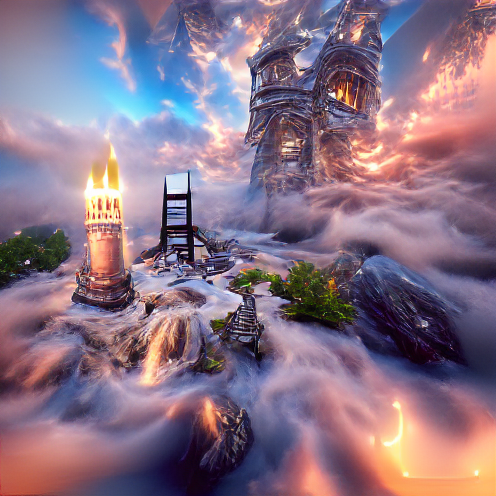
#> input picture game_with_opencv/background.png, 496 x 496 px
$ python game_opencv.py
#> lines starting #> are read from the running program, lines starting #| are printed output that depends on the picture
#> in __init__, self.win is the input picture: shape (496, 496, 3); mean B, G, R 133.8, 114.5, 136.4
import numpy as np
import cv2
import random

score = 0

# [10 lines left out: function move, not called in this run]

def read_img(player,gan,block):
#> called with player = '1.png', gan = '2.png', block = 'plane.png'
   player = cv2.imread(player)
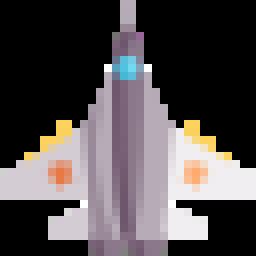
#> input picture game_with_opencv/1.png, 32 x 32 px (shown 8 times larger)
#> player is the input picture: shape (32, 32, 3); mean B, G, R 77.3, 75.7, 81.3
   player = cv2.rotate(player, cv2.cv2.ROTATE_180)
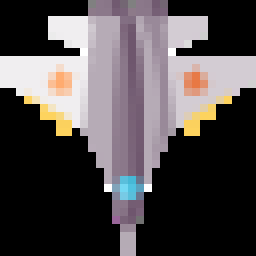
#> player: shape (32, 32, 3) (shown 8 times larger); mean B, G, R 77.3, 75.7, 81.3
   gan = cv2.imread(gan)
#> (the run stopped early here; a loop or call above may not have finished)
